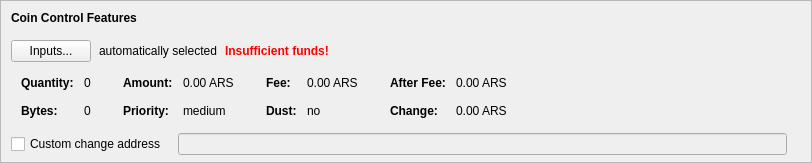
    <widget class="QFrame" name="frameCoinControl">
     <property name="sizePolicy">
      <sizepolicy hsizetype="Expanding" vsizetype="Expanding">
       <horstretch>0</horstretch>
       <verstretch>0</verstretch>
      </sizepolicy>
     </property>
     <property name="maximumSize">
      <size>
       <width>16777215</width>
       <height>16777215</height>
      </size>
     </property>
     <property name="frameShape">
      <enum>QFrame::StyledPanel</enum>
     </property>
     <property name="frameShadow">
      <enum>QFrame::Sunken</enum>
     </property>
     <layout class="QVBoxLayout" name="verticalLayoutCoinControl2">
      <property name="spacing">
       <number>0</number>
      </property>
      <property name="leftMargin">
       <number>0</number>
      </property>
      <property name="topMargin">
       <number>0</number>
      </property>
      <property name="rightMargin">
       <number>0</number>
      </property>
      <property name="bottomMargin">
       <number>6</number>
      </property>
      <item>
       <layout class="QVBoxLayout" name="verticalLayoutCoinControl" stretch="0,0,0,0,1">
        <property name="spacing">
         <number>0</number>
        </property>
        <property name="leftMargin">
         <number>10</number>
        </property>
        <property name="topMargin">
         <number>10</number>
        </property>
        <item>
         <layout class="QHBoxLayout" name="horizontalLayoutCoinControl1">
          <property name="bottomMargin">
           <number>15</number>
          </property>
          <item>
           <widget class="QLabel" name="labelCoinControlFeatures">
            <property name="sizePolicy">
             <sizepolicy hsizetype="Preferred" vsizetype="Maximum">
              <horstretch>0</horstretch>
              <verstretch>0</verstretch>
             </sizepolicy>
            </property>
            <property name="font">
             <font>
              <weight>75</weight>
              <bold>true</bold>
             </font>
            </property>
            <property name="styleSheet">
             <string notr="true">font-weight:bold;</string>
            </property>
            <property name="text">
             <string>Coin Control Features</string>
            </property>
           </widget>
          </item>
         </layout>
        </item>
        <item>
         <layout class="QHBoxLayout" name="horizontalLayoutCoinControl2" stretch="0,0,0,0">
          <property name="spacing">
           <number>8</number>
          </property>
          <property name="bottomMargin">
           <number>10</number>
          </property>
          <item>
           <widget class="QPushButton" name="pushButtonCoinControl">
            <property name="styleSheet">
             <string notr="true"/>
            </property>
            <property name="text">
             <string>Inputs...</string>
            </property>
            <property name="autoDefault">
             <bool>false</bool>
            </property>
           </widget>
          </item>
          <item>
           <widget class="QLabel" name="labelCoinControlAutomaticallySelected">
            <property name="text">
             <string>automatically selected</string>
            </property>
            <property name="margin">
             <number>5</number>
            </property>
           </widget>
          </item>
          <item>
           <widget class="QLabel" name="labelCoinControlInsuffFunds">
            <property name="font">
             <font>
              <weight>75</weight>
              <bold>true</bold>
             </font>
            </property>
            <property name="styleSheet">
             <string notr="true">color:red;font-weight:bold;</string>
            </property>
            <property name="text">
             <string>Insufficient funds!</string>
            </property>
            <property name="margin">
             <number>5</number>
            </property>
           </widget>
          </item>
          <item>
           <spacer name="horizontalSpacerCoinControl">
            <property name="orientation">
             <enum>Qt::Horizontal</enum>
            </property>
            <property name="sizeHint" stdset="0">
             <size>
              <width>40</width>
              <height>1</height>
             </size>
            </property>
           </spacer>
          </item>
         </layout>
        </item>
        <item>
         <widget class="QWidget" name="widgetCoinControl" native="true">
          <property name="sizePolicy">
           <sizepolicy hsizetype="Preferred" vsizetype="Preferred">
            <horstretch>0</horstretch>
            <verstretch>0</verstretch>
           </sizepolicy>
          </property>
          <property name="minimumSize">
           <size>
            <width>0</width>
            <height>0</height>
           </size>
          </property>
          <property name="styleSheet">
           <string notr="true"/>
          </property>
          <layout class="QHBoxLayout" name="horizontalLayoutCoinControl5">
           <property name="leftMargin">
            <number>0</number>
           </property>
           <property name="topMargin">
            <number>0</number>
           </property>
           <property name="rightMargin">
            <number>0</number>
           </property>
           <property name="bottomMargin">
            <number>0</number>
           </property>
           <item>
            <layout class="QHBoxLayout" name="horizontalLayoutCoinControl3" stretch="0,0,0,1">
             <property name="spacing">
              <number>20</number>
             </property>
             <property name="topMargin">
              <number>0</number>
             </property>
             <property name="bottomMargin">
              <number>10</number>
             </property>
             <item>
              <layout class="QFormLayout" name="formLayoutCoinControl1">
               <property name="horizontalSpacing">
                <number>10</number>
               </property>
               <property name="verticalSpacing">
                <number>14</number>
               </property>
               <property name="leftMargin">
                <number>10</number>
               </property>
               <property name="topMargin">
                <number>4</number>
               </property>
               <property name="rightMargin">
                <number>6</number>
               </property>
               <item row="0" column="0">
                <widget class="QLabel" name="labelCoinControlQuantityText">
                 <property name="font">
                  <font>
                   <weight>75</weight>
                   <bold>true</bold>
                  </font>
                 </property>
                 <property name="text">
                  <string>Quantity:</string>
                 </property>
                 <property name="margin">
                  <number>0</number>
                 </property>
                </widget>
               </item>
               <item row="0" column="1">
                <widget class="QLabel" name="labelCoinControlQuantity">
                 <property name="cursor">
                  <cursorShape>IBeamCursor</cursorShape>
                 </property>
                 <property name="contextMenuPolicy">
                  <enum>Qt::ActionsContextMenu</enum>
                 </property>
                 <property name="text">
                  <string notr="true">0</string>
                 </property>
                 <property name="margin">
                  <number>0</number>
                 </property>
                 <property name="textInteractionFlags">
                  <set>Qt::LinksAccessibleByMouse|Qt::TextSelectableByKeyboard|Qt::TextSelectableByMouse</set>
                 </property>
                </widget>
               </item>
               <item row="1" column="0">
                <widget class="QLabel" name="labelCoinControlBytesText">
                 <property name="font">
                  <font>
                   <weight>75</weight>
                   <bold>true</bold>
                  </font>
                 </property>
                 <property name="text">
                  <string>Bytes:</string>
                 </property>
                </widget>
               </item>
               <item row="1" column="1">
                <widget class="QLabel" name="labelCoinControlBytes">
                 <property name="cursor">
                  <cursorShape>IBeamCursor</cursorShape>
                 </property>
                 <property name="contextMenuPolicy">
                  <enum>Qt::ActionsContextMenu</enum>
                 </property>
                 <property name="text">
                  <string notr="true">0</string>
                 </property>
                 <property name="textInteractionFlags">
                  <set>Qt::LinksAccessibleByMouse|Qt::TextSelectableByKeyboard|Qt::TextSelectableByMouse</set>
                 </property>
                </widget>
               </item>
              </layout>
             </item>
             <item>
              <layout class="QFormLayout" name="formLayoutCoinControl2">
               <property name="horizontalSpacing">
                <number>10</number>
               </property>
               <property name="verticalSpacing">
                <number>14</number>
               </property>
               <property name="leftMargin">
                <number>6</number>
               </property>
               <property name="topMargin">
                <number>4</number>
               </property>
               <property name="rightMargin">
                <number>6</number>
               </property>
               <item row="0" column="0">
                <widget class="QLabel" name="labelCoinControlAmountText">
                 <property name="font">
                  <font>
                   <weight>75</weight>
                   <bold>true</bold>
                  </font>
                 </property>
                 <property name="text">
                  <string>Amount:</string>
                 </property>
                 <property name="margin">
                  <number>0</number>
                 </property>
                </widget>
               </item>
               <item row="0" column="1">
                <widget class="QLabel" name="labelCoinControlAmount">
                 <property name="cursor">
                  <cursorShape>IBeamCursor</cursorShape>
                 </property>
                 <property name="contextMenuPolicy">
                  <enum>Qt::ActionsContextMenu</enum>
                 </property>
                 <property name="text">
                  <string notr="true">0.00 ARS</string>
                 </property>
                 <property name="textInteractionFlags">
                  <set>Qt::LinksAccessibleByMouse|Qt::TextSelectableByKeyboard|Qt::TextSelectableByMouse</set>
                 </property>
                </widget>
               </item>
               <item row="1" column="0">
                <widget class="QLabel" name="labelCoinControlPriorityText">
                 <property name="font">
                  <font>
                   <weight>75</weight>
                   <bold>true</bold>
                  </font>
                 </property>
                 <property name="text">
                  <string>Priority:</string>
                 </property>
                </widget>
               </item>
               <item row="1" column="1">
                <widget class="QLabel" name="labelCoinControlPriority">
                 <property name="cursor">
                  <cursorShape>IBeamCursor</cursorShape>
                 </property>
                 <property name="contextMenuPolicy">
                  <enum>Qt::ActionsContextMenu</enum>
                 </property>
                 <property name="text">
                  <string>medium</string>
                 </property>
                 <property name="textInteractionFlags">
                  <set>Qt::LinksAccessibleByMouse|Qt::TextSelectableByKeyboard|Qt::TextSelectableByMouse</set>
                 </property>
                </widget>
               </item>
              </layout>
             </item>
             <item>
              <layout class="QFormLayout" name="formLayoutCoinControl3">
               <property name="horizontalSpacing">
                <number>10</number>
               </property>
               <property name="verticalSpacing">
                <number>14</number>
               </property>
               <property name="leftMargin">
                <number>6</number>
               </property>
               <property name="topMargin">
                <number>4</number>
               </property>
               <property name="rightMargin">
                <number>6</number>
               </property>
               <item row="0" column="0">
                <widget class="QLabel" name="labelCoinControlFeeText">
                 <property name="font">
                  <font>
                   <weight>75</weight>
                   <bold>true</bold>
                  </font>
                 </property>
                 <property name="text">
                  <string>Fee:</string>
                 </property>
                 <property name="margin">
                  <number>0</number>
                 </property>
                </widget>
               </item>
               <item row="0" column="1">
                <widget class="QLabel" name="labelCoinControlFee">
                 <property name="cursor">
                  <cursorShape>IBeamCursor</cursorShape>
                 </property>
                 <property name="contextMenuPolicy">
                  <enum>Qt::ActionsContextMenu</enum>
                 </property>
                 <property name="text">
                  <string notr="true">0.00 ARS</string>
                 </property>
                 <property name="textInteractionFlags">
                  <set>Qt::LinksAccessibleByMouse|Qt::TextSelectableByKeyboard|Qt::TextSelectableByMouse</set>
                 </property>
                </widget>
               </item>
               <item row="1" column="0">
                <widget class="QLabel" name="labelCoinControlLowOutputText">
                 <property name="font">
                  <font>
                   <weight>75</weight>
                   <bold>true</bold>
                  </font>
                 </property>
                 <property name="text">
                  <string>Dust:</string>
                 </property>
                </widget>
               </item>
               <item row="1" column="1">
                <widget class="QLabel" name="labelCoinControlLowOutput">
                 <property name="cursor">
                  <cursorShape>IBeamCursor</cursorShape>
                 </property>
                 <property name="contextMenuPolicy">
                  <enum>Qt::ActionsContextMenu</enum>
                 </property>
                 <property name="text">
                  <string>no</string>
                 </property>
                 <property name="textInteractionFlags">
                  <set>Qt::LinksAccessibleByMouse|Qt::TextSelectableByKeyboard|Qt::TextSelectableByMouse</set>
                 </property>
                </widget>
               </item>
              </layout>
             </item>
             <item>
              <layout class="QFormLayout" name="formLayoutCoinControl4">
               <property name="horizontalSpacing">
                <number>10</number>
               </property>
               <property name="verticalSpacing">
                <number>14</number>
               </property>
               <property name="leftMargin">
                <number>6</number>
               </property>
               <property name="topMargin">
                <number>4</number>
               </property>
               <property name="rightMargin">
                <number>6</number>
               </property>
               <item row="0" column="0">
                <widget class="QLabel" name="labelCoinControlAfterFeeText">
                 <property name="font">
                  <font>
                   <weight>75</weight>
                   <bold>true</bold>
                  </font>
                 </property>
                 <property name="text">
                  <string>After Fee:</string>
                 </property>
                 <property name="margin">
                  <number>0</number>
                 </property>
                </widget>
               </item>
               <item row="0" column="1">
                <widget class="QLabel" name="labelCoinControlAfterFee">
                 <property name="cursor">
                  <cursorShape>IBeamCursor</cursorShape>
                 </property>
                 <property name="contextMenuPolicy">
                  <enum>Qt::ActionsContextMenu</enum>
                 </property>
                 <property name="text">
                  <string notr="true">0.00 ARS</string>
                 </property>
                 <property name="textInteractionFlags">
                  <set>Qt::LinksAccessibleByMouse|Qt::TextSelectableByKeyboard|Qt::TextSelectableByMouse</set>
                 </property>
                </widget>
               </item>
               <item row="1" column="0">
                <widget class="QLabel" name="labelCoinControlChangeText">
                 <property name="font">
                  <font>
                   <weight>75</weight>
                   <bold>true</bold>
                  </font>
                 </property>
                 <property name="text">
                  <string>Change:</string>
                 </property>
                </widget>
               </item>
               <item row="1" column="1">
                <widget class="QLabel" name="labelCoinControlChange">
                 <property name="cursor">
                  <cursorShape>IBeamCursor</cursorShape>
                 </property>
                 <property name="contextMenuPolicy">
                  <enum>Qt::ActionsContextMenu</enum>
                 </property>
                 <property name="text">
                  <string notr="true">0.00 ARS</string>
                 </property>
                 <property name="textInteractionFlags">
                  <set>Qt::LinksAccessibleByMouse|Qt::TextSelectableByKeyboard|Qt::TextSelectableByMouse</set>
                 </property>
                </widget>
               </item>
              </layout>
             </item>
            </layout>
           </item>
          </layout>
         </widget>
        </item>
        <item>
         <layout class="QHBoxLayout" name="horizontalLayoutCoinControl4" stretch="0,0,0">
          <property name="spacing">
           <number>12</number>
          </property>
          <property name="sizeConstraint">
           <enum>QLayout::SetDefaultConstraint</enum>
          </property>
          <property name="topMargin">
           <number>5</number>
          </property>
          <property name="rightMargin">
           <number>5</number>
          </property>
          <item>
           <widget class="QCheckBox" name="checkBoxCoinControlChange">
            <property name="toolTip">
             <string>If this is activated, but the change address is empty or invalid, change will be sent to a newly generated address.</string>
            </property>
            <property name="text">
             <string>Custom change address</string>
            </property>
           </widget>
          </item>
          <item>
           <widget class="QValidatedLineEdit" name="lineEditCoinControlChange">
            <property name="enabled">
             <bool>false</bool>
            </property>
            <property name="sizePolicy">
             <sizepolicy hsizetype="Expanding" vsizetype="Fixed">
              <horstretch>0</horstretch>
              <verstretch>0</verstretch>
             </sizepolicy>
            </property>
           </widget>
          </item>
          <item>
           <widget class="QLabel" name="labelCoinControlChangeLabel">
            <property name="sizePolicy">
             <sizepolicy hsizetype="Preferred" vsizetype="Expanding">
              <horstretch>0</horstretch>
              <verstretch>0</verstretch>
             </sizepolicy>
            </property>
            <property name="minimumSize">
             <size>
              <width>0</width>
              <height>0</height>
             </size>
            </property>
            <property name="text">
             <string/>
            </property>
            <property name="margin">
             <number>3</number>
            </property>
           </widget>
          </item>
         </layout>
        </item>
        <item>
         <spacer name="verticalSpacerCoinControl">
          <property name="orientation">
           <enum>Qt::Vertical</enum>
          </property>
          <property name="sizeHint" stdset="0">
           <size>
            <width>800</width>
            <height>1</height>
           </size>
          </property>
         </spacer>
        </item>
       </layout>
      </item>
     </layout>
    </widget>
